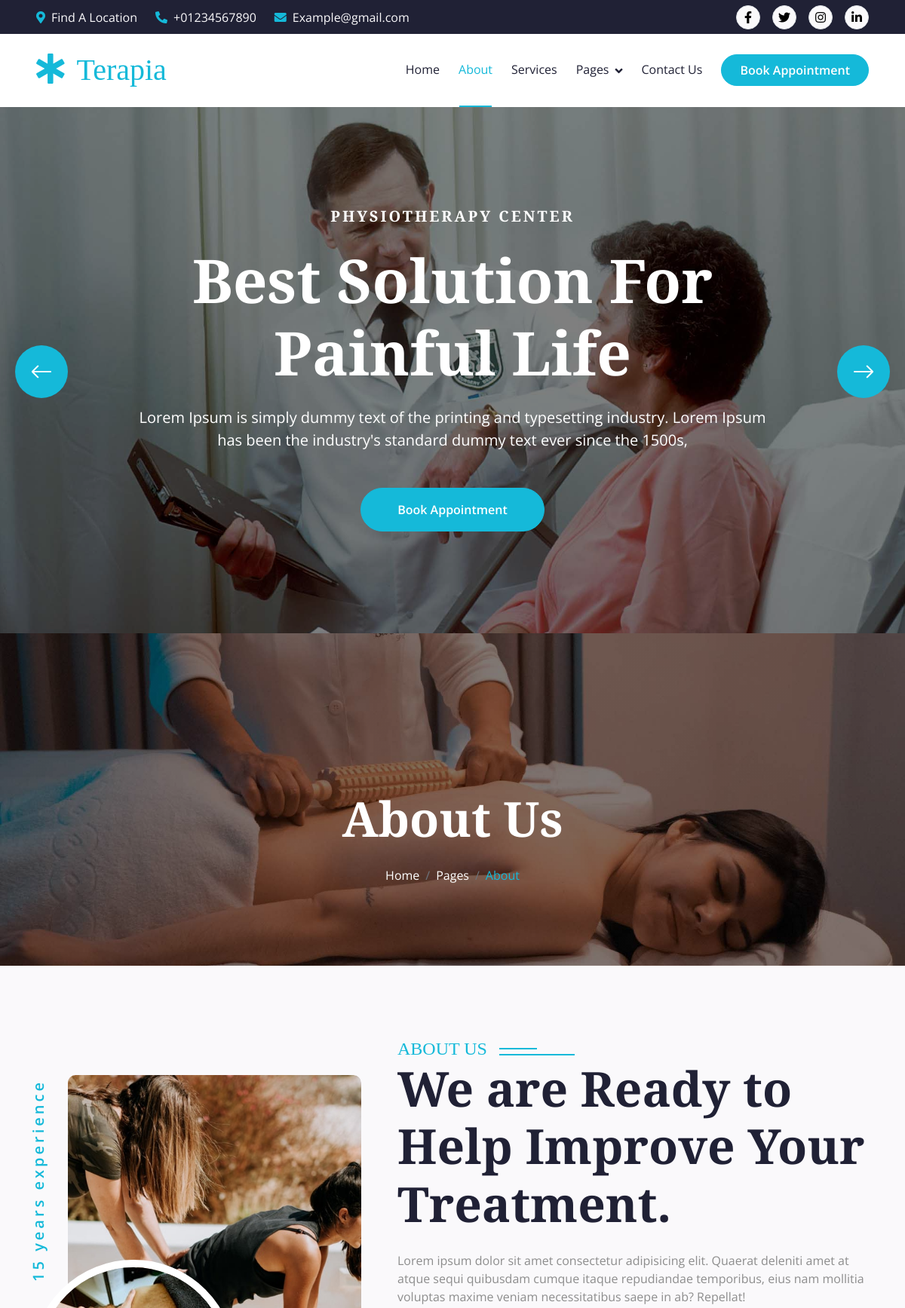
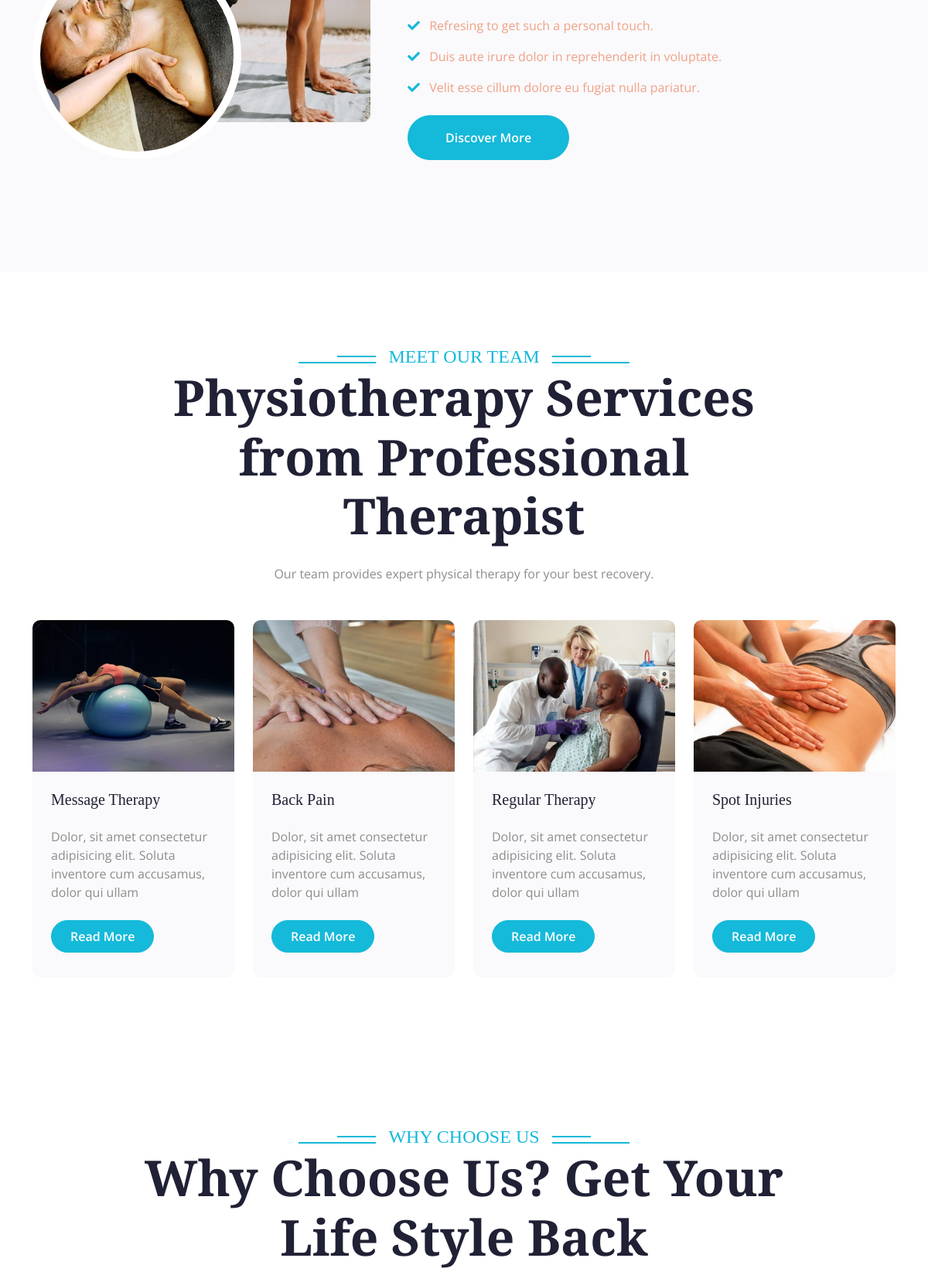
The page /about/ (upper part) on the database its author committed (2 pictures, top to bottom).
### website/models.py (models this page shows, shortened)
class Therapist(models.Model):
    th_name = models.CharField(max_length=30)
    th_des = models.CharField(max_length=200)
    th_img = models.ImageField(upload_to='Therapy/', null=True, blank=True)

### website/views.py (the view)
# urls.py: path('about/', views.about, name='about'),
def about(request):
   therapy = Therapist.objects.all()
   departments = Department.objects.all()
   return render(request, 'about.html', {'therapy': therapy ,"departments": departments })

### website/templates/about.html (shortened to what this page needs)
{% extends 'base.html' %}
{% load static %}
{% block content %}
        <div class="container-fluid bg-breadcrumb">
            <div class="container text-center py-5" style="max-width: 900px;">
                <h3 class="text-white display-3 mb-4 wow fadeInDown" data-wow-delay="0.1s">About Us</h1>
                <ol class="breadcrumb justify-content-center mb-0 wow fadeInDown" data-wow-delay="0.3s">
                    <li class="breadcrumb-item"><a href="index.html">Home</a></li>
                    <li class="breadcrumb-item"><a href="#">Pages</a></li>
                    <li class="breadcrumb-item active text-primary">About</li>
                </ol>
            </div>
        </div>
        <div class="container-fluid about bg-light py-5">
            <div class="container py-5">
                <div class="row g-5 align-items-center">
                    <div class="col-lg-5 wow fadeInLeft" data-wow-delay="0.2s">
                        <div class="about-img pb-5 ps-5">
                            <img src="{% static 'img/about-1.jpg' %}" class="img-fluid rounded w-100" style="object-fit: cover;" alt="Image">
                            <div class="about-img-inner">
                                <img src="{% static 'img/about-2.jpg' %}" class="img-fluid rounded-circle w-100 h-100" alt="Image">
                            </div>
                            <div class="about-experience">15 years experience</div>
                        </div>
                    </div>
                    <div class="col-lg-7 wow fadeInRight" data-wow-delay="0.4s">
                        <div class="section-title text-start mb-5">
                            <h4 class="sub-title pe-3 mb-0">About Us</h4>
                            <h1 class="display-3 mb-4">We are Ready to Help Improve Your Treatment.</h1>
                            <p class="mb-4">Lorem ipsum dolor sit amet consectetur adipisicing elit. Quaerat deleniti amet at atque sequi quibusdam cumque itaque repudiandae temporibus, eius nam mollitia voluptas maxime veniam necessitatibus saepe in ab? Repellat!</p>
                            <div class="mb-4">
                                <p class="text-secondary"><i class="fa fa-check text-primary me-2"></i> Refresing to get such a personal touch.</p>
                                <p class="text-secondary"><i class="fa fa-check text-primary me-2"></i> Duis aute irure dolor in reprehenderit in voluptate.</p>
                                <p class="text-secondary"><i class="fa fa-check text-primary me-2"></i> Velit esse cillum dolore eu fugiat nulla pariatur.</p>
                            </div>
                            <a href="#" class="btn btn-primary rounded-pill text-white py-3 px-5">Discover More</a>
                        </div>
                    </div>
                </div>
            </div>
        </div>
<div class="container-fluid team py-5">
    <div class="container py-5">
        <div class="section-title mb-5 wow fadeInUp" data-wow-delay="0.1s">
            <div class="sub-style">
                <h4 class="sub-title px-3 mb-0">Meet our team</h4>
            </div>
            <h1 class="display-3 mb-4">Physiotherapy Services from Professional Therapist</h1>
            <p class="mb-0">Our team provides expert physical therapy for your best recovery.</p>
        </div>
        <div class="row g-4 justify-content-center">
            {% for i in therapy %}
            <div class="col-md-6 col-lg-4 col-xl-3 wow fadeInUp" data-wow-delay="0.1s">
                <div class="service-item rounded">
                    <div class="service-img rounded-top">
                        <img src="{{ i.th_img.url }}" class="img-fluid rounded-top w-100" alt="{{ i.th_name }}">
                    </div>
                    <div class="service-content rounded-bottom bg-light p-4">
                        <div class="service-content-inner">
                            <h5 class="mb-4">{{ i.th_name }}</h5>
                            <p class="mb-4">{{ i.th_des }}</p>
                            <a href="#" class="btn btn-primary rounded-pill text-white py-2 px-4 mb-2">Read More</a>
                        </div>
                    </div>
                </div>
            </div>
            {% endfor %}
        </div>
    </div>
</div>
       <div class="container-fluid feature py-5">
            <div class="container py-5">
                <div class="section-title mb-5 wow fadeInUp" data-wow-delay="0.1s">
                    <div class="sub-style">
                        <h4 class="sub-title px-3 mb-0">Why Choose Us</h4>
                    </div>
                    <h1 class="display-3 mb-4">Why Choose Us? Get Your Life Style Back</h1>
                </div>
            </div>
        </div>
     {% endblock content %}

### website/static/css/style.css (style rules this page uses)
.btn { font-weight: 600; transition: .5s; }
.btn.btn-primary { box-shadow: inset 0 0 0 0 var(--bs-primary); }
.section-title { max-width: 900px; text-align: center; margin: 0 auto; }
.section-title .sub-style { position: relative; display: inline-block; text-transform: uppercase; color: var(--bs-primary); }
.section-title .sub-style::before { content: ""; width: 100px; position: absolute; top: 50%; left: 0; transform: translateY(-50%); margin-top: 8px; margin-left: -100px; border: 1px solid var(--bs-primary) !important; }
.section-title .sub-style::after { content: ""; width: 50px; position: absolute; top: 50%; left: 0; transform: translateY(-50%); margin-bottom: 5px; margin-left: -50px; border: 1px solid var(--bs-primary) !important; }
.sub-title { position: relative; display: inline-block; text-transform: uppercase; color: var(--bs-primary); }
.sub-title::before { content: ""; width: 100px; position: absolute; top: 50%; right: 0; transform: translateY(-50%); margin-top: 8px; margin-right: -100px; border: 1px solid var(--bs-primary) !important; }
.sub-title::after { content: ""; width: 50px; position: absolute; top: 50%; right: 0; transform: translateY(-50%); margin-bottom: 8px; margin-right: -50px; border: 1px solid var(--bs-primary) !important; }
.bg-breadcrumb { background: linear-gradient(rgba(0, 0, 0, 0.5), rgba(0, 0, 0, 0.5)), url(../img/carousel-2.jpg); background-position: center center; background-repeat: no-repeat; background-size: cover; padding: 160px 0 60px 0; }
.bg-breadcrumb .breadcrumb-item a { color: var(--bs-white) !important; }
.about .about-img { position: relative; overflow: hidden; height: 100%; border-radius: 10px; }
.about .about-img .about-img-inner { position: absolute; left: 0; bottom: 0; border: 10px solid; border-color: var(--bs-white) var(--bs-white) var(--bs-white) var(--bs-white); border-radius: 50%; }
.about .about-img .about-experience { position: absolute; top: 125px; left: -125px; transform: rotate(-90deg); background: transparent; color: var(--bs-primary); font-size: 20px; font-weight: 600; letter-spacing: 4px; }

### rows shown on the page
Therapist: th_img (picture), th_name "Message Therapy", th_des "Dolor, sit amet consectetur adipisicing elit. Soluta inventore cum accusamus, dolor qui ullam"
Therapist: th_img (picture), th_name "Back Pain", th_des "Dolor, sit amet consectetur adipisicing elit. Soluta inventore cum accusamus, dolor qui ullam"
Therapist: th_img (picture), th_name "Regular Therapy", th_des "Dolor, sit amet consectetur adipisicing elit. Soluta inventore cum accusamus, dolor qui ullam"
Therapist: th_img (picture), th_name "Spot Injuries", th_des "Dolor, sit amet consectetur adipisicing elit. Soluta inventore cum accusamus, dolor qui ullam"
